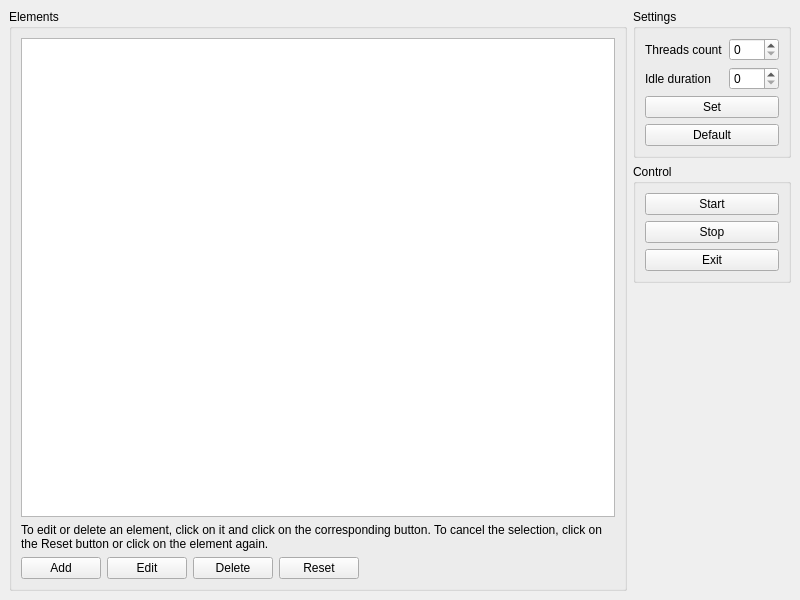
<?xml version="1.0" encoding="UTF-8"?>
<ui version="4.0">
 <class>MainWindow</class>
 <widget class="QMainWindow" name="MainWindow">
  <property name="geometry">
   <rect>
    <x>0</x>
    <y>0</y>
    <width>800</width>
    <height>600</height>
   </rect>
  </property>
  <property name="windowTitle">
   <string>MainWindow</string>
  </property>
  <widget class="QWidget" name="centralwidget">
   <layout class="QGridLayout" name="gridLayout_4">
    <item row="0" column="0">
     <widget class="QGroupBox" name="groupBox_elements">
      <property name="title">
       <string>Elements</string>
      </property>
      <layout class="QGridLayout" name="gridLayout">
       <item row="0" column="0">
        <widget class="QListView" name="listView"/>
       </item>
       <item row="2" column="0">
        <layout class="QHBoxLayout" name="horizontalLayout">
         <item>
          <widget class="QPushButton" name="pushButton_appendElement">
           <property name="text">
            <string>Add</string>
           </property>
          </widget>
         </item>
         <item>
          <widget class="QPushButton" name="pushButton_editElement">
           <property name="text">
            <string>Edit</string>
           </property>
          </widget>
         </item>
         <item>
          <widget class="QPushButton" name="pushButton_removeElement">
           <property name="text">
            <string>Delete</string>
           </property>
          </widget>
         </item>
         <item>
          <widget class="QPushButton" name="pushButton_clearSelection">
           <property name="text">
            <string>Reset</string>
           </property>
          </widget>
         </item>
         <item>
          <spacer name="horizontalSpacer">
           <property name="orientation">
            <enum>Qt::Horizontal</enum>
           </property>
           <property name="sizeHint" stdset="0">
            <size>
             <width>40</width>
             <height>20</height>
            </size>
           </property>
          </spacer>
         </item>
        </layout>
       </item>
       <item row="1" column="0">
        <widget class="QLabel" name="label_3">
         <property name="text">
          <string>To edit or delete an element, click on it and click on the corresponding button. To cancel the selection, click on the Reset button or click on the element again.</string>
         </property>
         <property name="wordWrap">
          <bool>true</bool>
         </property>
        </widget>
       </item>
      </layout>
     </widget>
    </item>
    <item row="0" column="1">
     <layout class="QVBoxLayout" name="verticalLayout_2">
      <item>
       <widget class="QGroupBox" name="groupBox_settings">
        <property name="title">
         <string>Settings</string>
        </property>
        <layout class="QGridLayout" name="gridLayout_3">
         <item row="0" column="0">
          <layout class="QHBoxLayout" name="horizontalLayout_2">
           <item>
            <layout class="QGridLayout" name="gridLayout_2">
             <item row="0" column="0">
              <widget class="QLabel" name="label">
               <property name="text">
                <string>Threads count</string>
               </property>
              </widget>
             </item>
             <item row="0" column="1">
              <widget class="QSpinBox" name="spinBox_threadsCount">
               <property name="minimumSize">
                <size>
                 <width>50</width>
                 <height>0</height>
                </size>
               </property>
              </widget>
             </item>
             <item row="1" column="0">
              <widget class="QLabel" name="label_2">
               <property name="text">
                <string>Idle duration</string>
               </property>
              </widget>
             </item>
             <item row="1" column="1">
              <widget class="QSpinBox" name="spinBox_idleDuration">
               <property name="minimumSize">
                <size>
                 <width>50</width>
                 <height>0</height>
                </size>
               </property>
              </widget>
             </item>
            </layout>
           </item>
          </layout>
         </item>
         <item row="1" column="0">
          <widget class="QPushButton" name="pushButton_setSettings">
           <property name="text">
            <string>Set</string>
           </property>
          </widget>
         </item>
         <item row="2" column="0">
          <widget class="QPushButton" name="pushButton_resetSettings">
           <property name="text">
            <string>Default</string>
           </property>
          </widget>
         </item>
        </layout>
       </widget>
      </item>
      <item>
       <layout class="QHBoxLayout" name="horizontalLayout_4">
        <item>
         <widget class="QGroupBox" name="groupBox_managment">
          <property name="title">
           <string>Control</string>
          </property>
          <layout class="QVBoxLayout" name="verticalLayout">
           <item>
            <widget class="QPushButton" name="pushButton_start">
             <property name="text">
              <string>Start</string>
             </property>
            </widget>
           </item>
           <item>
            <widget class="QPushButton" name="pushButton_stop">
             <property name="text">
              <string>Stop</string>
             </property>
            </widget>
           </item>
           <item>
            <widget class="QPushButton" name="pushButton_exit">
             <property name="text">
              <string>Exit</string>
             </property>
            </widget>
           </item>
          </layout>
         </widget>
        </item>
       </layout>
      </item>
      <item>
       <spacer name="verticalSpacer">
        <property name="orientation">
         <enum>Qt::Vertical</enum>
        </property>
        <property name="sizeHint" stdset="0">
         <size>
          <width>20</width>
          <height>40</height>
         </size>
        </property>
       </spacer>
      </item>
     </layout>
    </item>
   </layout>
  </widget>
 </widget>
 <resources/>
 <connections/>
</ui>
